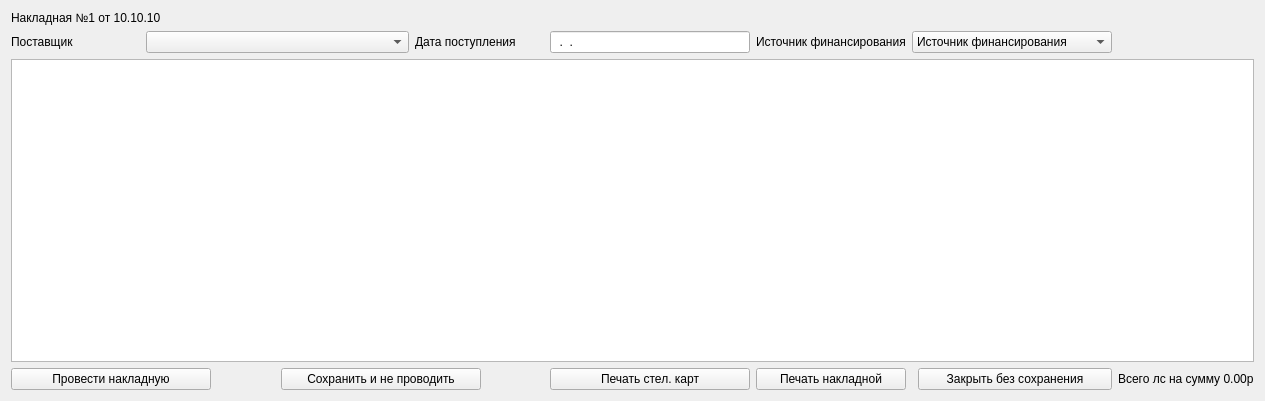
<?xml version="1.0" encoding="UTF-8"?>
<ui version="4.0">
 <class>deliver_form</class>
 <widget class="QWidget" name="deliver_form">
  <property name="geometry">
   <rect>
    <x>0</x>
    <y>0</y>
    <width>1265</width>
    <height>401</height>
   </rect>
  </property>
  <property name="windowTitle">
   <string>Приходная накладная</string>
  </property>
  <layout class="QGridLayout" name="gridLayout_2">
   <item row="0" column="0">
    <layout class="QGridLayout" name="gridLayout">
     <item row="0" column="0" colspan="3">
      <widget class="QLabel" name="bill_number_date">
       <property name="text">
        <string>Накладная №1 от 10.10.10</string>
       </property>
      </widget>
     </item>
     <item row="1" column="0">
      <widget class="QLabel" name="label">
       <property name="text">
        <string>Поставщик</string>
       </property>
      </widget>
     </item>
     <item row="4" column="0" colspan="2">
      <widget class="QPushButton" name="save_close_btn">
       <property name="sizePolicy">
        <sizepolicy hsizetype="Fixed" vsizetype="Fixed">
         <horstretch>200</horstretch>
         <verstretch>20</verstretch>
        </sizepolicy>
       </property>
       <property name="minimumSize">
        <size>
         <width>200</width>
         <height>0</height>
        </size>
       </property>
       <property name="maximumSize">
        <size>
         <width>200</width>
         <height>16777215</height>
        </size>
       </property>
       <property name="text">
        <string>Провести накладную</string>
       </property>
      </widget>
     </item>
     <item row="4" column="2" colspan="2">
      <widget class="QPushButton" name="save_btn">
       <property name="sizePolicy">
        <sizepolicy hsizetype="Fixed" vsizetype="Fixed">
         <horstretch>200</horstretch>
         <verstretch>20</verstretch>
        </sizepolicy>
       </property>
       <property name="minimumSize">
        <size>
         <width>200</width>
         <height>0</height>
        </size>
       </property>
       <property name="maximumSize">
        <size>
         <width>200</width>
         <height>16777215</height>
        </size>
       </property>
       <property name="text">
        <string>Сохранить и не проводить</string>
       </property>
      </widget>
     </item>
     <item row="4" column="8">
      <widget class="QLabel" name="label_3">
       <property name="text">
        <string>Всего лс на сумму 0.00р</string>
       </property>
      </widget>
     </item>
     <item row="1" column="3">
      <widget class="QLabel" name="label_2">
       <property name="text">
        <string>Дата поступления</string>
       </property>
      </widget>
     </item>
     <item row="1" column="4">
      <widget class="QLineEdit" name="deliver_date">
       <property name="sizePolicy">
        <sizepolicy hsizetype="Minimum" vsizetype="Fixed">
         <horstretch>20</horstretch>
         <verstretch>0</verstretch>
        </sizepolicy>
       </property>
       <property name="minimumSize">
        <size>
         <width>100</width>
         <height>0</height>
        </size>
       </property>
       <property name="maximumSize">
        <size>
         <width>270</width>
         <height>16777215</height>
        </size>
       </property>
       <property name="inputMask">
        <string>00.00.0000; </string>
       </property>
      </widget>
     </item>
     <item row="4" column="7">
      <widget class="QPushButton" name="close_btn">
       <property name="sizePolicy">
        <sizepolicy hsizetype="Maximum" vsizetype="Fixed">
         <horstretch>150</horstretch>
         <verstretch>20</verstretch>
        </sizepolicy>
       </property>
       <property name="minimumSize">
        <size>
         <width>0</width>
         <height>0</height>
        </size>
       </property>
       <property name="maximumSize">
        <size>
         <width>200</width>
         <height>500</height>
        </size>
       </property>
       <property name="text">
        <string>Закрыть без сохранения</string>
       </property>
      </widget>
     </item>
     <item row="3" column="0" colspan="9">
      <widget class="QTableWidget" name="tableWidget"/>
     </item>
     <item row="1" column="1" colspan="2">
      <widget class="QComboBox" name="distributor_combo"/>
     </item>
     <item row="4" column="4">
      <widget class="QPushButton" name="print_cards_btn">
       <property name="sizePolicy">
        <sizepolicy hsizetype="Fixed" vsizetype="Fixed">
         <horstretch>200</horstretch>
         <verstretch>20</verstretch>
        </sizepolicy>
       </property>
       <property name="minimumSize">
        <size>
         <width>200</width>
         <height>0</height>
        </size>
       </property>
       <property name="maximumSize">
        <size>
         <width>200</width>
         <height>16777215</height>
        </size>
       </property>
       <property name="text">
        <string>Печать стел. карт</string>
       </property>
      </widget>
     </item>
     <item row="4" column="5">
      <widget class="QPushButton" name="print_bill_btn">
       <property name="sizePolicy">
        <sizepolicy hsizetype="Fixed" vsizetype="Fixed">
         <horstretch>200</horstretch>
         <verstretch>20</verstretch>
        </sizepolicy>
       </property>
       <property name="minimumSize">
        <size>
         <width>0</width>
         <height>0</height>
        </size>
       </property>
       <property name="maximumSize">
        <size>
         <width>200</width>
         <height>16777215</height>
        </size>
       </property>
       <property name="text">
        <string>Печать накладной</string>
       </property>
      </widget>
     </item>
     <item row="1" column="5">
      <widget class="QLabel" name="label_4">
       <property name="text">
        <string>Источник финансирования</string>
       </property>
      </widget>
     </item>
     <item row="1" column="6" colspan="2">
      <widget class="QComboBox" name="financing_combo">
       <property name="sizePolicy">
        <sizepolicy hsizetype="Minimum" vsizetype="Fixed">
         <horstretch>0</horstretch>
         <verstretch>0</verstretch>
        </sizepolicy>
       </property>
       <property name="minimumSize">
        <size>
         <width>200</width>
         <height>0</height>
        </size>
       </property>
       <property name="currentIndex">
        <number>0</number>
       </property>
       <item>
        <property name="text">
         <string>Источник финансирования</string>
        </property>
       </item>
      </widget>
     </item>
    </layout>
   </item>
  </layout>
 </widget>
 <resources/>
 <connections/>
</ui>
